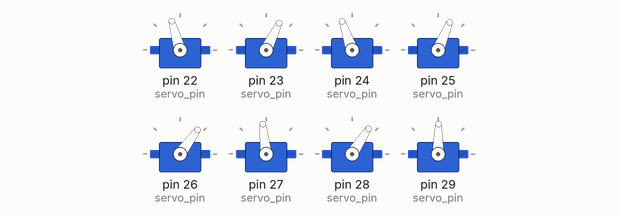
Recording of a sketch running on a simulated Arduino Uno, built with avr-gcc and run on an emulated ATmega328P. Parts: 8 × servo.

Above: at 0.15 s.
Timing chart, 0 to 3.1 s (numbered marks = the images above):
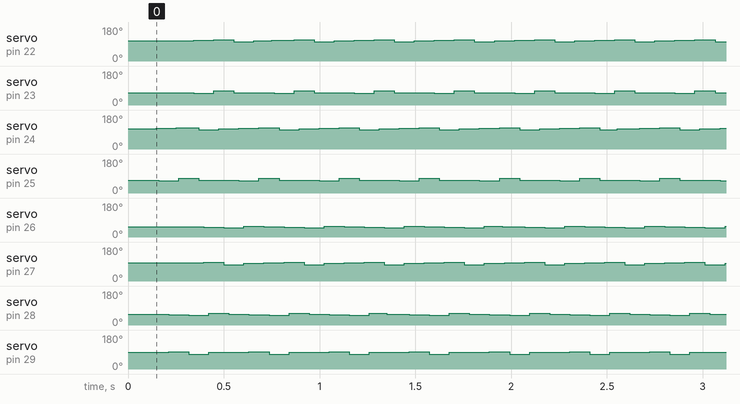

Measured:
- by itself, servo on pin 22 (servo_pin): repeats every 0.42 s: 112° 0.10 s, 102° 0.10 s, 106° 0.09 s, 109° 0.12 s
- by itself, servo on pin 23 (servo_pin): repeats every 0.42 s: 75° 0.10 s, 65° 0.10 s, 64° 0.10 s, 62° 0.10 s
- by itself, servo on pin 24 (servo_pin): repeats every 0.43 s: 112° 0.12 s, 102° 0.10 s, 106° 0.10 s, 109° 0.10 s
- by itself, servo on pin 25 (servo_pin): repeats every 0.42 s: 78° 0.10 s, 68° 0.10 s, 67° 0.10 s, 65° 0.10 s
- by itself, servo on pin 26 (servo_pin): repeats every 0.42 s: 48° 0.10 s, 58° 0.10 s, 54° 0.10 s, 51° 0.10 s
- by itself, servo on pin 27 (servo_pin): repeats every 0.42 s: 85° 0.10 s, 95° 0.10 s, 96° 0.10 s, 98° 0.10 s
- by itself, servo on pin 28 (servo_pin): repeats every 0.42 s: 51° 0.10 s, 61° 0.10 s, 57° 0.10 s, 54° 0.10 s
- by itself, servo on pin 29 (servo_pin): repeats every 0.42 s: 78° 0.10 s, 88° 0.10 s, 89° 0.10 s, 91° 0.10 s

The sketch:

Test_Servo.ino
```cpp
#include <Servo.h>
Servo servo[4][2];  // create servo object to control a servo
const int servo_pin[4][2] = { {22, 23}, {24, 25}, {26, 27}, {28, 29} };
const int setleg = 82;
//const int stand[4][2] = {{45,0},{45,0},{45,0},{45,0}};//stand 45
//const int stand[4][2] = {{34,23},{34,23},{34,23},{34,23}};//stand high
const int stand[4][2] = {{40,24},{40,24},{40,24},{40,24}};//stand mit
//const int stand[4][2] = {{59,4},{59,4},{59,4},{59,4}};//stand mit slope
//const int stand[4][2] = {{43,27},{43,27},{43,27},{43,27}};//stand mit slope
/*
//boston 25mm ลด Step 10+; good
const int M1[4][2] = { {45, 0}, {57, 3}, {45, 0}, {57, 3} };
const int M2[4][2] = { {45, 0}, {51, -13}, {45, 0}, {51, -13} };
const int M3[4][2] = { {57, 3}, {30, 3}, {57, 3}, {30, 3} };
const int M4[4][2] = { {51, -13}, {45, 0}, {51, -13}, {45, 0} };
const int M5[4][2] = { {30, 3}, {57, 3}, {30, 3}, {57, 3} };
*/
//mit 30mm  very good
const int M1[4][2] = { {40, 24}, {45, 27}, {40, 24}, {45, 27} };
const int M2[4][2] = { {40, 24}, {50, 5}, {40, 24}, {50, 5} };
const int M3[4][2] = { {45, 27}, {34, 22}, {45, 27}, {34, 22} };
const int M4[4][2] = { {50, 5}, {40, 24}, {50, 5}, {40, 24} };
const int M5[4][2] = { {34, 22}, {45, 27}, {34, 22}, {45, 27} };
//mit 70 ลด Step clime  very good
/*
const int M6[4][2] = { {40, 24}, {44, 29}, {40, 24}, {44, 29} };//
const int M7[4][2] = { {40, 24}, {62, -15}, {40, 24}, {62, -15} };
const int M8[4][2] = { {44, 29}, {34, 22}, {44, 29}, {34, 22} };
const int M9[4][2] = { {62, -15}, {40, 24}, {62, -15}, {40, 24} };
const int M10[4][2] = { {34, 22}, {44, 29}, {34, 22}, {44, 29} };
/*
//boston 70 ลด Step clime good
const int M1[4][2] = { {34, 23}, {38, 23}, {34, 23}, {38, 23} };//55-20 angle80 delay 23
const int M2[4][2] = { {34, 23}, {55, -20}, {34, 23}, {55, -20} };//54-18 angle75
const int M3[4][2] = { {38, 23}, {29, 23}, {38, 23}, {29, 23} };
const int M4[4][2] = { {55, -20}, {34, 23}, {55, -20}, {34, 23} };
const int M5[4][2] = { {29, 23}, {38, 23}, {29, 23}, {38, 23} };
//boston 50mm circle ขึ้นเนิน Delay 7ms good
const int M1[4][2] = { {45, 0}, {51, 1}, {45, 0}, {51, 1} };
const int M2[4][2] = { {45, 0}, {57, 3}, {45, 0}, {57, 3} };
const int M3[4][2] = { {45, 0}, {64, -16}, {45, 0}, {64, -16} };
const int M4[4][2] = { {45, 0}, {57, -24}, {45, 0}, {57, -24} };
const int M5[4][2] = { {51, 1}, {42, -16}, {51, 1}, {42, -16} };
const int M6[4][2] = { {57, 3}, {30, 3}, {57, 3}, {30, 3} };
const int M7[4][2] = { {64, -16}, {39, 1}, {64, -16}, {38, 1} };
const int M8[4][2] = { {57, -24}, {45, 0}, {57, -24}, {45, 0} };
const int M9[4][2] = { {42, -16}, {51, 1}, {42, -16}, {51, 1} };
const int M10[4][2] = { {30, 3}, {57, 3}, {30, 3}, {57, 3} };
const int M11[4][2] = { {39, 3}, {64, -16}, {39, 3}, {64, -16} };
//boston 50mm circle step ขึ้นเนิน Delay 7ms good
const int M1[4][2] = { {45, 0}, {51, 1}, {45, 0}, {51, 1} };
const int M2[4][2] = { {45, 0}, {64, -16}, {45, 0}, {64, -16} };
const int M3[4][2] = { {51, 1}, {42, -16}, {51, 1}, {42, -16} };
const int M4[4][2] = { {64, -16}, {39, 1}, {64, -16}, {38, 1} };
const int M5[4][2] = { {42, -16}, {51, 1}, {42, -16}, {51, 1} };
//boston 30cmm circle 60 ขึ้นเนิน
const int M1[4][2] = { {59, 4}, {63, 10}, {59, 4}, {63, 10} };
const int M2[4][2] = { {59, 4}, {68, -10}, {59, 4}, {68, -10} };
const int M3[4][2] = { {63, 10}, {53, 0}, {63, 10}, {53, 0} };
const int M4[4][2] = { {68, -10}, {59, 4}, {68, -10}, {59, 4} };
const int M5[4][2] = { {53, 0}, {63, 10}, {53, 0}, {63, 10} };
/*
//boston 30cmm circle 60 ขึ้นเนิน
const int M1[4][2] = { {43, 27}, {48, 38}, {43, 27}, {48, 38} };
const int M2[4][2] = { {43, 27}, {52, 11}, {43, 27}, {52, 11} };
const int M3[4][2] = { {48, 38}, {34, 23}, {48, 38}, {34, 23} };
const int M4[4][2] = { {52, 11}, {43, 27}, {52, 11}, {43, 27} };
const int M5[4][2] = { {34, 23}, {48, 38}, {34, 23}, {48, 38} };
*/
int t=0;
int d=1; //test
int y;
int l=13;//7-10-walk15-climb20//delay between servolow
int s=1;//เลือกโหมดตั้งขาหรือทดสอบ
void setup() {
  Serial.begin(115200);
  for (int i = 0; i < 4; i++){
      for (int j = 0; j < 2; j++){
        if((i==0)&&(j==0)){
          y=setleg+(stand[i][j]/1.646);//22
        }else if((i==0)&&(j==1)){
          y=79-(stand[i][j]/1.646);//23
        }else if((i==1)&&(j==0)){
          y=setleg+(stand[i][j]/1.646);//24
        }else if((i==1)&&(j==1)){
          y=setleg-(stand[i][j]/1.646);//25
        }else if((i==2)&&(j==0)){
          y=79-(stand[i][j]/1.646);//26
        }else if((i==2)&&(j==1)){
          y=setleg+(stand[i][j]/1.646);//27
        }else if((i==3)&&(j==0)){
          y=setleg-(stand[i][j]/1.646);//28
        }else if((i==3)&&(j==1)){
          y=75+(stand[i][j]/1.646);//29   71
        }
        servo[i][j].attach(servo_pin[i][j]);
        servo[i][j].write(y);
        delay(15);//10
       }
    }
}
void loop() {
  //while(1);
  if(s==0){
    for (int i = 0; i < 4; i++){
      for (int j = 0; j < 2; j++){
        servo[i][j].write(setleg);
        delay(100);
      }
    }
  }else{
      if(d==1){
      for (int i = 0; i < 4; i++){
        for (int j = 0; j < 2; j++){
          if((i==0)&&(j==0)){
            y=setleg+(M1[i][j]/1.646);
          }else if((i==0)&&(j==1)){
            y=79-(M1[i][j]/1.646);
          }else if((i==1)&&(j==0)){
            y=setleg+(M1[i][j]/1.646);
          }else if((i==1)&&(j==1)){
            y=setleg-(M1[i][j]/1.646);
          }else if((i==2)&&(j==0)){
            y=79-(M1[i][j]/1.646);
          }else if((i==2)&&(j==1)){
            y=setleg+(M1[i][j]/1.646);
          }else if((i==3)&&(j==0)){
            y=setleg-(M1[i][j]/1.646);
          }else if((i==3)&&(j==1)){
            y=75+(M1[i][j]/1.646);
          }
          servo[i][j].write(y);
          d=0;
          delay(l);
        }
      }
      }
      for (int i = 0; i < 4; i++){
        for (int j = 0; j < 2; j++){
          if((i==0)&&(j==0)){
            y=setleg+(M2[i][j]/1.646);
          }else if((i==0)&&(j==1)){
            y=79-(M2[i][j]/1.646);
          }else if((i==1)&&(j==0)){
            y=setleg+(M2[i][j]/1.646);
          }else if((i==1)&&(j==1)){
            y=setleg-(M2[i][j]/1.646);
          }else if((i==2)&&(j==0)){
            y=79-(M2[i][j]/1.646);
          }else if((i==2)&&(j==1)){
            y=setleg+(M2[i][j]/1.646);
          }else if((i==3)&&(j==0)){
            y=setleg-(M2[i][j]/1.646);
          }else if((i==3)&&(j==1)){
            y=75+(M2[i][j]/1.646);
          }
          servo[i][j].write(y);
          delay(l);
        }
      }
      for (int i = 0; i < 4; i++){
        for (int j = 0; j < 2; j++){
          if((i==0)&&(j==0)){
            y=setleg+(M3[i][j]/1.646);
          }else if((i==0)&&(j==1)){
            y=79-(M3[i][j]/1.646);
          }else if((i==1)&&(j==0)){
            y=setleg+(M3[i][j]/1.646);
          }else if((i==1)&&(j==1)){
            y=setleg-(M3[i][j]/1.646);
          }else if((i==2)&&(j==0)){
            y=79-(M3[i][j]/1.646);
          }else if((i==2)&&(j==1)){
            y=setleg+(M3[i][j]/1.646);
          }else if((i==3)&&(j==0)){
            y=setleg-(M3[i][j]/1.646);
          }else if((i==3)&&(j==1)){
            y=75+(M3[i][j]/1.646);
          }
          servo[i][j].write(y);
          delay(l);
        }
      }
      for (int i = 0; i < 4; i++){
        for (int j = 0; j < 2; j++){
          if((i==0)&&(j==0)){
            y=setleg+(M4[i][j]/1.646);
          }else if((i==0)&&(j==1)){
            y=79-(M4[i][j]/1.646);
          }else if((i==1)&&(j==0)){
            y=setleg+(M4[i][j]/1.646);
          }else if((i==1)&&(j==1)){
            y=setleg-(M4[i][j]/1.646);
          }else if((i==2)&&(j==0)){
            y=79-(M4[i][j]/1.646);
          }else if((i==2)&&(j==1)){
            y=setleg+(M4[i][j]/1.646);
          }else if((i==3)&&(j==0)){
            y=setleg-(M4[i][j]/1.646);
          }else if((i==3)&&(j==1)){
            y=75+(M4[i][j]/1.646);
          }
          servo[i][j].write(y);
          delay(l);
        }
      }
      for (int i = 0; i < 4; i++){
        for (int j = 0; j < 2; j++){
          if((i==0)&&(j==0)){
            y=setleg+(M5[i][j]/1.646);
          }else if((i==0)&&(j==1)){
            y=79-(M5[i][j]/1.646);
          }else if((i==1)&&(j==0)){
            y=setleg+(M5[i][j]/1.646);
          }else if((i==1)&&(j==1)){
            y=setleg-(M5[i][j]/1.646);
          }else if((i==2)&&(j==0)){
            y=79-(M5[i][j]/1.646);
          }else if((i==2)&&(j==1)){
            y=setleg+(M5[i][j]/1.646);
          }else if((i==3)&&(j==0)){
            y=setleg-(M5[i][j]/1.646);
          }else if((i==3)&&(j==1)){
            y=75+(M5[i][j]/1.646);
          }
          servo[i][j].write(y);
          delay(l);
        }
      }
      /*
      for (int i = 0; i < 4; i++){
        for (int j = 0; j < 2; j++){
          if((i==0)&&(j==0)){
            y=setleg+(M6[i][j]/1.646);
          }else if((i==0)&&(j==1)){
            y=79-(M6[i][j]/1.646);
          }else if((i==1)&&(j==0)){
            y=setleg+(M6[i][j]/1.646);
          }else if((i==1)&&(j==1)){
            y=setleg-(M6[i][j]/1.646);
          }else if((i==2)&&(j==0)){
            y=79-(M6[i][j]/1.646);
          }else if((i==2)&&(j==1)){
            y=setleg+(M6[i][j]/1.646);
          }else if((i==3)&&(j==0)){
            y=setleg-(M6[i][j]/1.646);
          }else if((i==3)&&(j==1)){
            y=75+(M6[i][j]/1.646);
          }
          servo[i][j].write(y);
          delay(l);
        }
      }
      for (int i = 0; i < 4; i++){
        for (int j = 0; j < 2; j++){
          if((i==0)&&(j==0)){
            y=setleg+(M7[i][j]/1.646);
          }else if((i==0)&&(j==1)){
            y=79-(M7[i][j]/1.646);
          }else if((i==1)&&(j==0)){
            y=setleg+(M7[i][j]/1.646);
          }else if((i==1)&&(j==1)){
            y=setleg-(M7[i][j]/1.646);
          }else if((i==2)&&(j==0)){
            y=79-(M7[i][j]/1.646);
          }else if((i==2)&&(j==1)){
            y=setleg+(M7[i][j]/1.646);
          }else if((i==3)&&(j==0)){
            y=setleg-(M7[i][j]/1.646);
          }else if((i==3)&&(j==1)){
            y=75+(M7[i][j]/1.646);
          }
          servo[i][j].write(y);
          delay(l);
        }
      }
      for (int i = 0; i < 4; i++){
        for (int j = 0; j < 2; j++){
          if((i==0)&&(j==0)){
            y=setleg+(M8[i][j]/1.646);
          }else if((i==0)&&(j==1)){
            y=79-(M8[i][j]/1.646);
          }else if((i==1)&&(j==0)){
            y=setleg+(M8[i][j]/1.646);
          }else if((i==1)&&(j==1)){
            y=setleg-(M8[i][j]/1.646);
          }else if((i==2)&&(j==0)){
            y=79-(M8[i][j]/1.646);
          }else if((i==2)&&(j==1)){
            y=setleg+(M8[i][j]/1.646);
          }else if((i==3)&&(j==0)){
            y=setleg-(M8[i][j]/1.646);
          }else if((i==3)&&(j==1)){
            y=75+(M8[i][j]/1.646);
          }
          servo[i][j].write(y);
          delay(l);
        }
      }
      for (int i = 0; i < 4; i++){
        for (int j = 0; j < 2; j++){
          if((i==0)&&(j==0)){
            y=setleg+(M9[i][j]/1.646);
          }else if((i==0)&&(j==1)){
            y=79-(M9[i][j]/1.646);
          }else if((i==1)&&(j==0)){
            y=setleg+(M9[i][j]/1.646);
          }else if((i==1)&&(j==1)){
            y=setleg-(M9[i][j]/1.646);
          }else if((i==2)&&(j==0)){
            y=79-(M9[i][j]/1.646);
          }else if((i==2)&&(j==1)){
            y=setleg+(M9[i][j]/1.646);
          }else if((i==3)&&(j==0)){
            y=setleg-(M9[i][j]/1.646);
          }else if((i==3)&&(j==1)){
            y=75+(M9[i][j]/1.646);
          }
          servo[i][j].write(y);
          delay(l);
        }
      }
      for (int i = 0; i < 4; i++){
        for (int j = 0; j < 2; j++){
          if((i==0)&&(j==0)){
            y=setleg+(M10[i][j]/1.646);
          }else if((i==0)&&(j==1)){
            y=79-(M10[i][j]/1.646);
          }else if((i==1)&&(j==0)){
            y=setleg+(M10[i][j]/1.646);
          }else if((i==1)&&(j==1)){
            y=setleg-(M10[i][j]/1.646);
          }else if((i==2)&&(j==0)){
            y=79-(M10[i][j]/1.646);
          }else if((i==2)&&(j==1)){
            y=setleg+(M10[i][j]/1.646);
          }else if((i==3)&&(j==0)){
            y=setleg-(M10[i][j]/1.646);
          }else if((i==3)&&(j==1)){
            y=75+(M10[i][j]/1.646);
          }
          servo[i][j].write(y);
          delay(l);
        }
      }
      for (int i = 0; i < 4; i++){
        for (int j = 0; j < 2; j++){
          if((i==0)&&(j==0)){
            y=setleg+(M11[i][j]/1.646);
          }else if((i==0)&&(j==1)){
            y=79-(M11[i][j]/1.646);
          }else if((i==1)&&(j==0)){
            y=setleg+(M11[i][j]/1.646);
          }else if((i==1)&&(j==1)){
            y=setleg-(M11[i][j]/1.646);
          }else if((i==2)&&(j==0)){
            y=79-(M11[i][j]/1.646);
          }else if((i==2)&&(j==1)){
            y=setleg+(M11[i][j]/1.646);
          }else if((i==3)&&(j==0)){
            y=setleg-(M11[i][j]/1.646);
          }else if((i==3)&&(j==1)){
            y=75+(M11[i][j]/1.646);
          }
          servo[i][j].write(y);
          delay(l);
        }
      }
      */

  }
}
```
